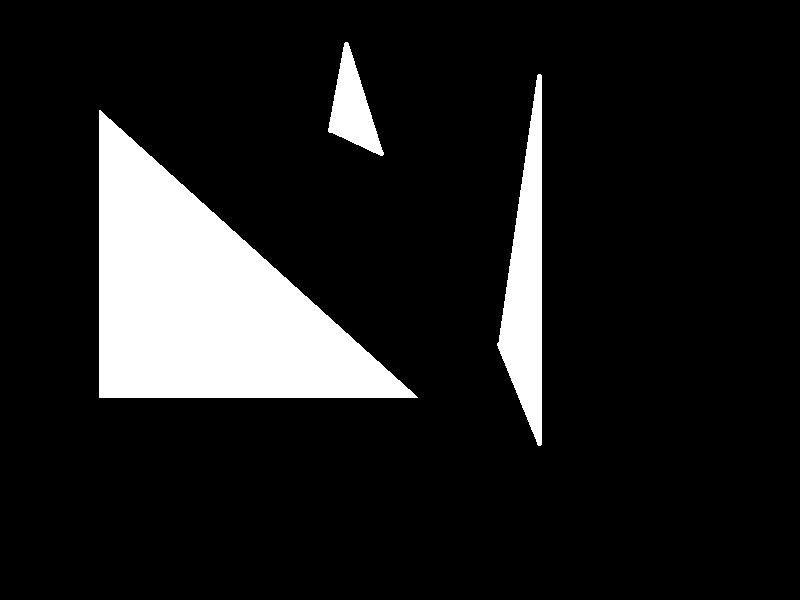
#> input picture Graphics-Programming/A03/A03/input/image1.png, 800 x 600 px, found by its file name
$ python example.py   (Python 2 division)   (older library calls are emulated)
#> lines starting #> are read from the running program, lines starting #| are printed output that depends on the picture; after the words box and inside, x2 and y2 are one past the last pixel; in counts of white or black regions, pixels touching at a corner belong together
import numpy as np
import cv2
import funcs

"""Make it work on 3D images"""
def cross_correlate(img,kernel_size=3):
    #Initialize I1 and I2
    img=np.float32(img)
    kernel=np.ones((kernel_size,kernel_size),dtype=np.float32)/(kernel_size**2)

    #Add border
    hk,wk=kernel.shape
    img_border=cv2.copyMakeBorder(img,hk/2,hk/2,wk/2,wk/2,cv2.BORDER_REFLECT_101)

    if len(img.shape)==3:
	output=img.copy()
	for i in range(3):
	    output[:,:,i]=cv2.matchTemplate(img_border[:,:,i],kernel,method=cv2.TM_CCORR)
    else:
	output=cv2.matchTemplate(img_border,kernel,method=cv2.TM_CCORR)

    return output

img1=cv2.imread('image1.png',0)
#> img1: shape (600, 800); 12.1% white; 3 white regions, box (x1, y1, x2, y2) and area: (99, 110, 418, 398) 46224, (497, 74, 542, 446) 9041, (328, 42, 384, 156) 2988
img2=cv2.imread('image2.png',0)
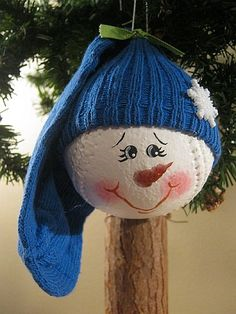
#> input picture Graphics-Programming/A02/image2.png, 236 x 314 px, found by its file name
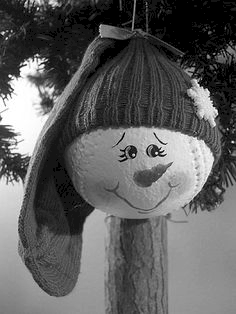
#> img2: shape (314, 236); min 0, max 255, mean 95.1

orb=cv2.ORB()

kp1,des1=orb.detectAndCompute(img1,None)
#> kp1 = 229 keypoints; strongest (x, y, size): (539, 444, 44.6), (382, 153, 44.6), (540, 75, 44.6), (380, 152, 53.6)
kp2,des2=orb.detectAndCompute(img2,None)
#> kp2 = 422 keypoints; strongest (x, y, size): (162, 153, 31), (156, 153, 31), (162, 151, 31), (42, 63, 31)

bf=cv2.BFMatcher()
#matches=bf.match(des1,des2)
matches=bf.knnMatch(des1,des2,k=2)
#> matches = 229 matches

good=[]
for m,n in matches:
#> (the run stopped early here; a loop or call above may not have finished)
